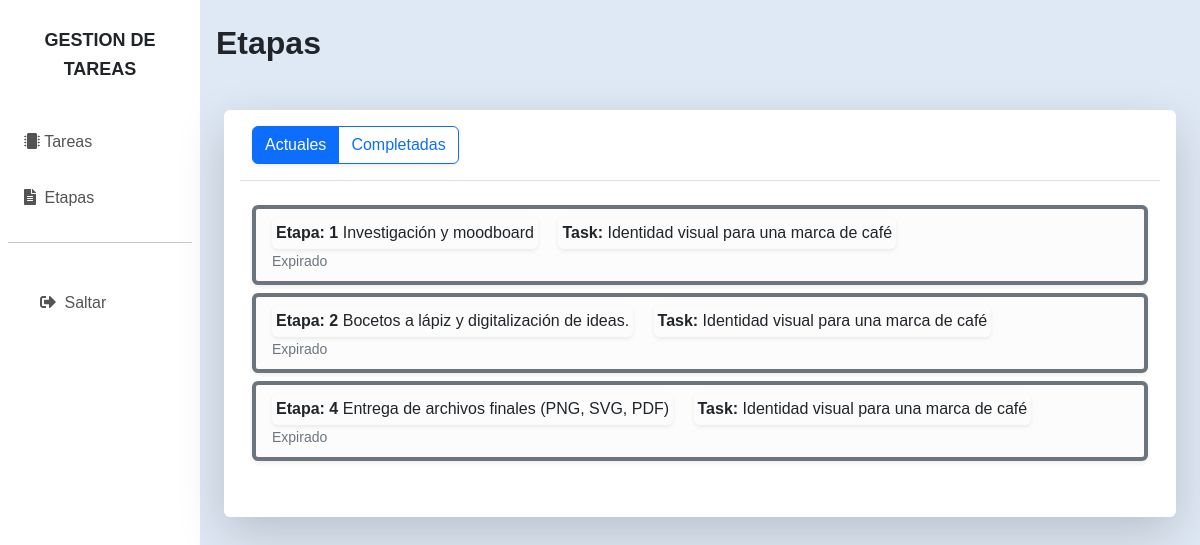
Page /stages/ (signed in) on the earlier database version.
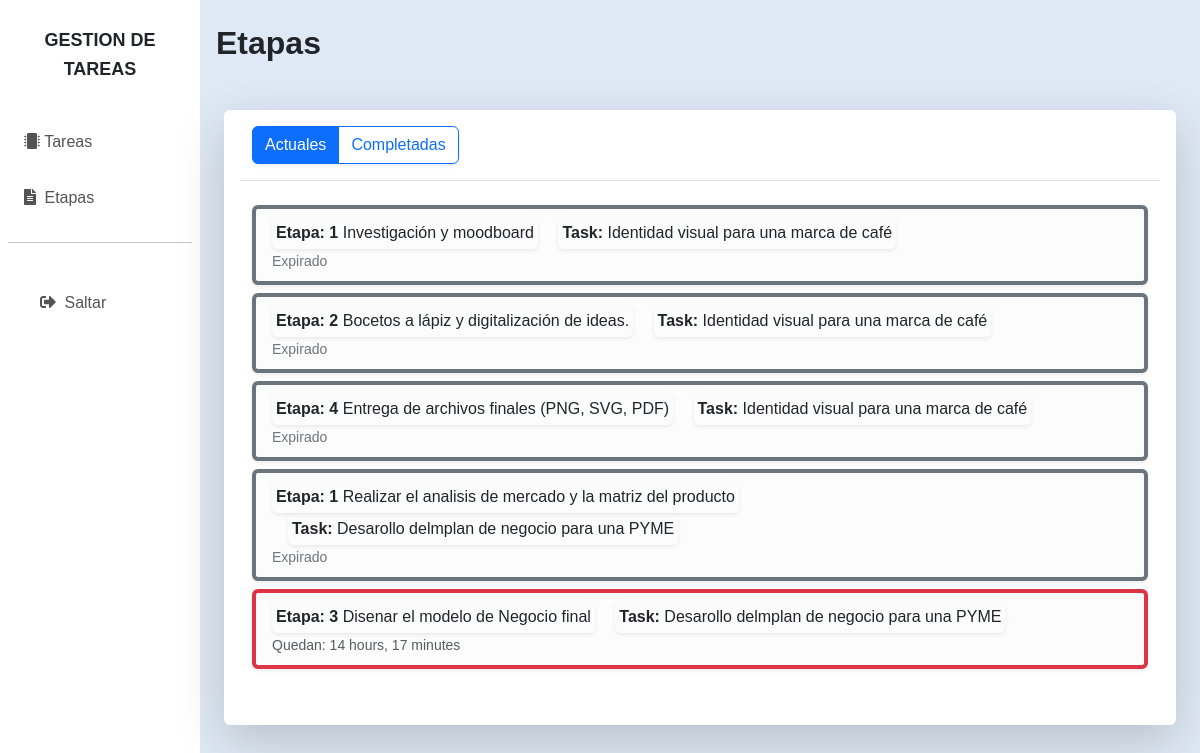
Same page on the later database version.
### taskapp/models.py (models this page shows, shortened)
class Stage(models.Model):
    count = models.PositiveIntegerField(verbose_name='orden')
    title = models.CharField(max_length=100, verbose_name='titulo')
    description = models.TextField(null=False, blank=True, verbose_name='descripcion')
    start_date = models.DateTimeField(auto_now_add=True, verbose_name='fecha de inicio')
    end_date = models.DateTimeField(verbose_name='fecha de terminacion')
    status = models.BooleanField(default=False, verbose_name='completada')
    task = models.ForeignKey(
        Task,
        on_delete=models.CASCADE,
        related_name='stages',
        verbose_name='tarea')
    student = models.ForeignKey(
        settings.AUTH_USER_MODEL,
        on_delete=models.PROTECT,
        related_name='stages',
        limit_choices_to={'is_student': True},
        verbose_name='alumno')
    class Meta:
        ordering = ['task', 'count']
    @property
    def days_left(self):
        if self.end_date:
            delta = self.end_date - timezone.now()
            return delta.days
        return None

class Task(models.Model):
    title = models.CharField(max_length=100, verbose_name='titulo')
    description = models.TextField(null=False, blank=True, verbose_name='descripcion')
    start_date = models.DateTimeField(auto_now_add=True)
    end_date = models.DateTimeField(verbose_name='fecha de terminacion')
    status = models.BooleanField(default=False, verbose_name='completada')
    author = models.ForeignKey(
        settings.AUTH_USER_MODEL,
        on_delete=models.CASCADE,
        related_name='created_tasks',
        verbose_name='Autor de la tarea',
        null=True,
        blank=True
    )
    students = models.ManyToManyField(
        settings.AUTH_USER_MODEL,
        related_name='tasks_as_student',
        limit_choices_to={'is_student': True},
        verbose_name='alumnos'
    )
    tutor = models.ForeignKey(
        settings.AUTH_USER_MODEL,
        on_delete=models.PROTECT,
        related_name='tasks_as_tutor',
        limit_choices_to={'is_tutor': True},
        verbose_name='tutor')
    course = models.ForeignKey(
        Course,
        on_delete=models.PROTECT,
        related_name='tasks',
        verbose_name='cursos')

### taskapp/views.py (the view)
# urls.py: path('stages/', StagesListView.as_view(), name='stages_list'),
class StagesListView(ListView): #(PermissionRequiredMixin, ListView):
    model = Stage
    template_name = ('stages/stages-list.html')
    context_object_name = 'stages'
    def get_queryset(self):
        user = self.request.user
        return Stage.objects.filter(
            Q(task__tutor=user) | Q(student=user),
            task__status=False,
            status=False
        ).distinct()
    def get_context_data(self, **kwargs):
        user = self.request.user
        context = super().get_context_data(**kwargs)
        context['completed_stages'] = Stage.objects.filter(
            Q(task__tutor=user) | Q(student=user),
            Q(status=True) | Q(task__status=True)
        ).distinct().order_by('-end_date')
        context['now'] = timezone.now()
        return context

### taskapp/templates/stages/stages-list.html (shortened to what this page needs)
{% extends "_base.html" %}
{% block content %}
<h2 class="fw-bold">Etapas</h2>
<div class="row bg-white px-3 py-3 mx-2 my-5 rounded pb-5 shadow-lg">
    <div class="d-flex justify-content-between align-items-center mb-4 border-bottom pb-3">
        <div class="btn-group shadow-sm" role="group" id="stage-filter-group">
            <button type="button" id="btn-actual" class="btn btn-primary active-filter" data-filter="active">Actuales</button>
            <button type="button" id="btn-completed" class="btn btn-outline-primary" data-filter="completed">Completadas</button>
        </div>
    </div>
    <div id="stages_actual" class="col text-start">
        {% for stage in stages %}
        <ul class="list-group">
            <li class="list-group-item list-group-item-light mb-2 shadow-sm rounded border-start border-4
                {% if stage.days_left < 0 %} border-secondary
                {% elif stage.days_left < 2 %} border-danger
                {% elif stage.days_left < 4 %} border-warning
                {% else %} border-success
                {% endif %}">
                <div class="row align-items-center">
                    <div class="col text-start">
                        <a href="/stages/{{ stage.pk }}/" class="text-decoration-none link-dark shadow-sm rounded p-1"
                        style="transition: transform 0.2s; display: inline-block;"
                        onmouseover="this.style.transform='scale(1.1)'"
                        onmouseout="this.style.transform='scale(1)'">
                            <span class="fw-semibold">Etapa: {{ stage.count }}</span>  {{ stage.title }}
                        </a>
                        <a href="/tasks/{{ stage.task.pk }}/" class="text-decoration-none link-dark ms-3 shadow-sm rounded p-1 d-inline-block"
                        style="transition: transform 0.2s; display: inline-block;"
                        onmouseover="this.style.transform='scale(1.1)'"
                        onmouseout="this.style.transform='scale(1)'">
                            <span class="fw-semibold">Task:</span> {{ stage.task.title }}
                        </a>
                    <br>
                        <small class="text-muted">
                            {% if stage.end_date < now %}
                                <span class="text-secondary">Expirado</span>
                            {% else %}
                                Quedan: {{ stage.end_date|timeuntil }}
                            {% endif %}
                        </small>
                    </div>
                </div>
            </li>
            {% endfor %}
        </ul>
    </div>
</div>
{% endblock %}

Differences in the rows shown:
added Stage: count "1", title "Realizar el analisis de mercado y la matriz del producto", task "Desarollo delmplan de negocio para una PYME", shows "Expirado"
added Stage: count "3", title "Disenar el modelo de Negocio final", task "Desarollo delmplan de negocio para una PYME", end_date "14 hours, 17 minutes"
